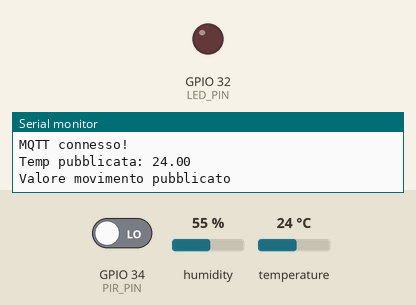
Recording of a sketch running on a simulated ESP32. Shown: output pins drawn as LEDs (lit = HIGH), the last lines printed to the serial monitor. Inputs (shaded band) come from the test bench; at power-on: GPIO 34 (PIR_PIN) LOW, humidity 55 %, temperature 24 °C. WiFi joins after 1.5 s; servers stay silent unless stated; network time is answered at once with the bench clock; the local clock reads 2024-03-15 10:24:30 at power-on unless the sketch sets it; no MQTT or app messages arrive unless stated.

Above: at 7.7 s.
7.8 s: GPIO 34 (PIR_PIN) driven HIGH
At 10.0 s:
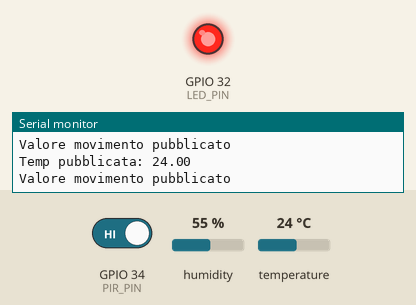
10.4 s: GPIO 34 (PIR_PIN) driven LOW
At 11.8 s:
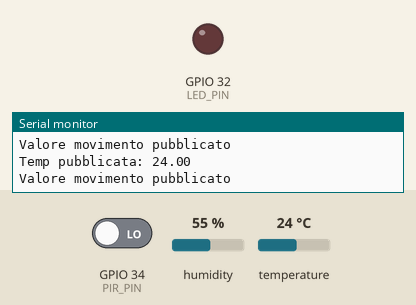
Timing chart, 0 to 13.4 s (numbered marks = the images above; inputs shaded):
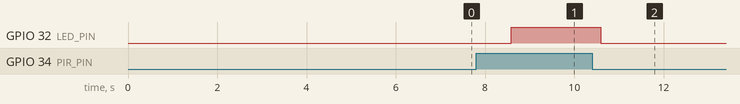

The sketch:

sketch.ino
```cpp
#include <ArduinoJson.h>
#include <Arduino.h>
#include <WiFi.h>
#include <NTPClient.h>
#include <WiFiUdp.h>
#include <Adafruit_MQTT.h>
#include "Adafruit_MQTT_Client.h"
#include <WiFiClientSecure.h>
#include "DHT.h"

#define PIR_PIN 34
#define DHTPIN 27     // pin sensore temperatura
#define DHTTYPE DHT22 // tipo sensore
#define LED_PIN 32

DHT dht(DHTPIN, DHTTYPE);

// config wifi
const char* ssid = "Wokwi-GUEST";
const char* password = "";

// config broker mqtt
const char* mqtt_server = "52dddef9726d430db26ad9b27548f562.s1.eu.hivemq.cloud";
const int mqtt_port = 8883;

const char* mqtt_user = "publish";
const char* mqtt_password = "Publish1";

// Usiamo "sensor/" invece di "esp/" così l'attuatore non li ascolta direttamente
const char* topic_temp = "sensor/temperature";
const char* topic_motion = "sensor/motion";

unsigned long lastNotifyTime = 0;
const unsigned long notifyInterval = 2000;

// oggetti client
WiFiClientSecure espClient;
Adafruit_MQTT_Client mqttClient(&espClient, mqtt_server, mqtt_port);
Adafruit_MQTT_Publish publisher_temp(&mqttClient, topic_temp);
Adafruit_MQTT_Publish publisher_motion(&mqttClient, topic_motion);
WiFiUDP ntpUDP;

NTPClient timeClient(ntpUDP, "pool.ntp.org", 7200);

// JSON helper
String getJson(const char* name, float measure) {
  timeClient.update();
  StaticJsonDocument<128> doc;
  doc["name"] = name;
  doc["measure"] = measure;
  doc["timestamp"] = timeClient.getEpochTime();
  String json;
  serializeJson(doc, json);
  return json;
}

// classe pir
class Pir {
  int pirPin;
  int ledPin;

public:
  Pir(int p, int l) : pirPin(p), ledPin(l) {
    pinMode(pirPin, INPUT);
    pinMode(ledPin, OUTPUT);
    delay(5000);
    // calibrazione PIR
  }
  int getMotion() {
    int motion = digitalRead(pirPin) == HIGH ? 1 : 0;
    digitalWrite(ledPin, motion ? HIGH : LOW);
    return motion;
  }
  String toJson() {
    return getJson("pir_sensor", getMotion());
  }
};

Pir pir(PIR_PIN, LED_PIN);

// funzione per connessione al wifi
void connectToWIFI() {
  Serial.print("Connetto a WiFi: ");
  Serial.println(ssid);
  WiFi.mode(WIFI_STA);
  WiFi.begin(ssid, password);

  while (WiFi.status() != WL_CONNECTED) {
    delay(500);
    Serial.print(".");
  }
  Serial.print("\nWiFi connesso. IP: ");
  Serial.println(WiFi.localIP());
}

// funzione per connessione mqtt
void connectToMQTT() {
  Serial.println("Connessione a MQTT (HiveMQ)...");
  espClient.setInsecure();

  while (!mqttClient.connected()) {
    Serial.print("Tentativo di connessione con utente: ");
    Serial.println(mqtt_user);
    uint8_t errorCode = mqttClient.connect(mqtt_user, mqtt_password);

    if (errorCode == 0) {
      Serial.println("MQTT connesso!");
    } else {
      Serial.print("Fallito. Codice errore: ");
      Serial.println(mqttClient.connectErrorString(errorCode));
      Serial.println("Ritento tra 5 secondi...");
      delay(5000);
    }
  }
}

void setup() {
  Serial.begin(115200);
  Serial.println("AVVIO SENSORE...");

  dht.begin(); // avvio DHT

  connectToWIFI();
  timeClient.begin();
  timeClient.update();
  connectToMQTT();
}

void loop() {
  if (WiFi.status() != WL_CONNECTED) {
    Serial.println("WiFi perso, riconnessione...");
    connectToWIFI();
  }

  if (!mqttClient.ping()) {
    Serial.println("MQTT perso, riconnessione...");
    connectToMQTT();
  }

  unsigned long now = millis();
  if (now - lastNotifyTime >= notifyInterval) {

    // read temperatura
    float t = dht.readTemperature();
    if (!isnan(t)) {
        String json = getJson("temperature", t);
        if (publisher_temp.publish(json.c_str())) {
          Serial.print("Temp pubblicata: "); Serial.println(t);
        } else {
          Serial.println("Errore pubblicazione temp");
        }
    } else {
        Serial.println("Errore lettura DHT!");
    }

    // invio movimento
    if (publisher_motion.publish(pir.toJson().c_str())) {
      Serial.println("Valore movimento pubblicato");
    } else {
      Serial.println("Errore pubblicazione movimento");
    }
    lastNotifyTime = now;
  }
}
```

Measured:
- after the input at 7.8 s, GPIO 32 (LED_PIN): LOW → HIGH after 0.78 s
- after the input at 10.4 s, GPIO 32 (LED_PIN): HIGH → LOW after 0.19 s
